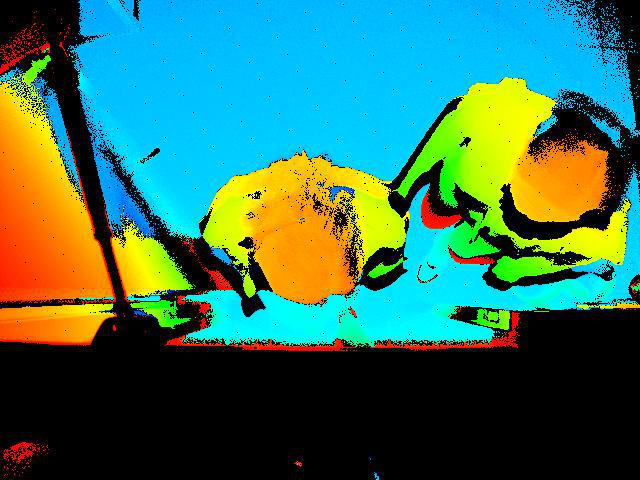
#> input picture all_class/02. Multiple OUT/LUCID_HLS003S-001_204600008__20221019101543196_image443.png, 640 x 480 px; its folder holds only this picture in this run
$ jupyter execute main-MS_realtime.ipynb
#> lines starting #> are read from the running program, lines starting #| are printed output that depends on the picture; after the words box and inside, x2 and y2 are one past the last pixel; in counts of white or black regions, pixels touching at a corner belong together
[cell 1]
import glob
import time
import numpy as np
import cv2 as cv
import copy
from sklearn.cluster import MeanShift

[cell 2]
occupancy_count = 0
object_states = {}

def Tracking(img_address):
#> called with img_address = 'all_class/02. Multiple OUT/*.png'
    global occupancy_count
    global object_states

    img_row_size_org = 670
    img_col_size_org = 480
    img_row_size = 67
    img_col_size = 48
    img_size = img_row_size*img_col_size
    img_min_x = 15; img_max_x = 40
    img_min_y = 0; img_max_y = 50
    bandwidth = 6.5

    last_processed_file_name = None # 마지막으로 처리된 파일 이름을 저장하는 변수 추가

    frames = {}; frames[0] = []
    similar_boxes = []

    while True:
        # 매 루프마다 현재 디렉토리의 모든 파일을 정렬하여 가져옵니다.
        all_files = sorted(glob.glob(img_address))

        # 처리할 새로운 파일 목록을 필터링합니다.
        new_files_to_process = []
        if last_processed_file_name:
            for file in all_files:
                if file > last_processed_file_name:
                    new_files_to_process.append(file)
        else:
            # 첫 실행 시에는 모든 파일을 처리합니다.
            new_files_to_process = all_files

        if new_files_to_process:
            for f in range(len(new_files_to_process)):
                current_file = new_files_to_process[f]

                img_real = []
                img_data = []
                lower_orange = np.array([10, 100, 100])
                upper_orange = np.array([20, 255, 255])

                img_black = cv.imread(current_file, cv.IMREAD_GRAYSCALE)
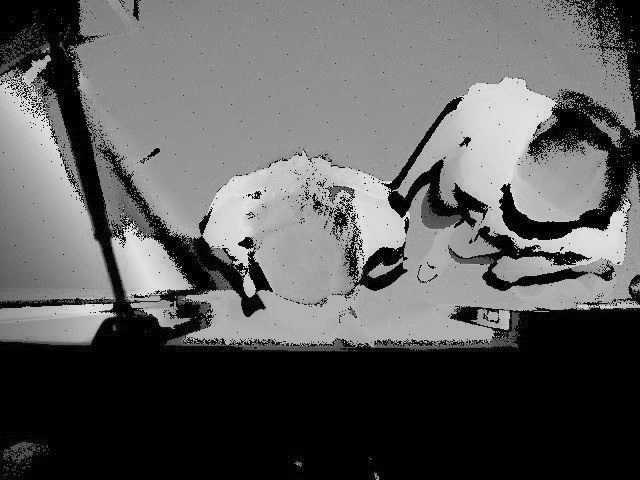
#> img_black: shape (480, 640); min 0, max 250, mean 93
                img_color = cv.imread(current_file, cv.IMREAD_COLOR)
#> img_color is the input picture: shape (480, 640, 3); mean B, G, R 90.8, 113.1, 55.7
                if img_color is None:
                    continue

                img_rgb = cv.resize(cv.cvtColor(img_color, cv.COLOR_BGR2RGB), (img_col_size, img_row_size))[img_min_y:img_max_y,img_min_x:img_max_x,:]
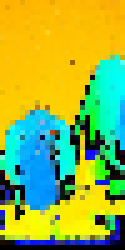
#> img_rgb: shape (50, 25, 3) (shown 5 times larger); mean B, G, R 68.8, 178.9, 146.4
                img_hsv = cv.resize(cv.cvtColor(img_color, cv.COLOR_BGR2HSV), (img_col_size, img_row_size))[img_min_y:img_max_y,img_min_x:img_max_x,:]
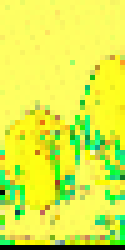
#> img_hsv: shape (50, 25, 3) (shown 5 times larger); mean B, G, R 71.8, 238.4, 219.8
                mask = cv.inRange(img_hsv, lower_orange, upper_orange)
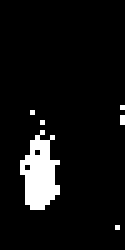
#> mask: shape (50, 25) (shown 5 times larger); 6.9% white; 6 white regions (5 under 20 px), largest, box (x1, y1, x2, y2) and area: (4, 26, 12, 42) 80
                output_image = np.zeros((img_hsv.shape[0], img_hsv.shape[1]), dtype=np.uint8)
                output_image[mask > 0] = 255

                img_real += [cv.resize(cv.cvtColor(img_color, cv.COLOR_BGR2RGB), (img_col_size_org, img_row_size_org))]
                img_data += [output_image]

                # Dotting
                X = []
                for i in range(len(img_data[0])):
                    for j in range(len(img_data[0][0])):
                        for k in range(int((img_data[0][i][j])/250)):
                            X += [[j,i]]

                if len(X)<int(bandwidth):
                    X += [[0,0]]*int(bandwidth)
                X = np.array(X)

                # Mean Shift Clustering
                ms = MeanShift(bandwidth=bandwidth, bin_seeding=True)
                ms.fit(X)

                # Finding the Cluster Centers
                cluster_centers = ms.cluster_centers_
                labels = ms.labels_

                # Finding Outliers
                distances = np.linalg.norm(X - cluster_centers[labels], axis=1)
                threshold_factor = 1.8
                mean_distances = np.array([np.mean(distances[labels == i]) for i in range(len(cluster_centers))])
                thresholds = threshold_factor * mean_distances[labels]
                is_outlier = distances.flatten() > thresholds
                X = X[~is_outlier]
                labels = labels[~is_outlier]

                # Finding the Number of Clusters
                n_clusters_ = len(np.unique(labels))

                # Bounding Boxes
                bounding_boxes = []
                for label in np.unique(labels):
                    cluster_points = X[labels == label]
                    min_x, min_y = cluster_points.min(axis=0)
                    max_x, max_y = cluster_points.max(axis=0)
                    width = max_x - min_x
                    height = max_y - min_y
                    bounding_box_size = (max_x - min_x + 1)*(max_y - min_y + 1)
                    cluster_probabilities = len(cluster_points)/bounding_box_size * len(cluster_points)/len(X)
                    bounding_box = [img_min_x+min_x, img_min_y+min_y, img_min_x+max_x, img_min_y+max_y, np.round(cluster_probabilities,2)]
                    bounding_boxes.append(bounding_box)
                    if cluster_probabilities>=0.1 and len(cluster_points)>10:
                        pass
                frames[f+1] = bounding_boxes

                # Tracking
                current_boxes = frames[f+1]
                previous_boxes = frames.get(f, [])  # frames[f]는 잘못된 인덱스일 수 있음.

                previous_similar_boxes = copy.deepcopy(similar_boxes)
                for i, current_box in enumerate(current_boxes):
                    if len(X)>15 and current_box[3]>=img_max_y-13 and current_box[4]>=0.15:
                        similar_boxes_last = [j[-1] for j in similar_boxes]
                        current_new = 1
                        for j, bbox in enumerate(similar_boxes_last):
                            try:
                                if abs(bbox[0] - current_box[0]) <= 4 or abs(bbox[2] - current_box[2]) <= 4:
                                    similar_boxes[j] += [current_box]
                                    current_new = 0
                            except:
                                current_new = 1
                        if current_new==1:
                            similar_boxes += [[current_box]]

                for i in range(len(previous_similar_boxes)):
                    if previous_similar_boxes[i] == similar_boxes[i]:
                        try:
                            prev_height = similar_boxes[i][-2][3] - similar_boxes[i][-2][1]
                            current_height = similar_boxes[i][-1][3] - similar_boxes[i][-1][1]
                            if current_height >= prev_height:
                                similar_boxes[i] = "IN"
                            elif current_height < prev_height:
                                similar_boxes[i] = "OUT"
                        except:
                            if similar_boxes[i] != "IN" and similar_boxes[i] != "OUT":
                                similar_boxes[i] = "NONE"

                # Counting logic
                for i in range(len(similar_boxes)):
                    current_state = similar_boxes[i]
                    # IN event: check if state changed from something else to 'IN'
                    if current_state == 'IN' and object_states.get(i) != 'IN':
                        occupancy_count += 1
                        object_states[i] = 'IN'
                    # OUT event: check if state changed from something else to 'OUT'
                    elif current_state == 'OUT' and object_states.get(i) != 'OUT':
                        occupancy_count -= 1
                        object_states[i] = 'OUT'
                    # Reset state for objects that are no longer IN/OUT
                    elif current_state == 'NONE' and object_states.get(i) in ['IN', 'OUT']:
                        del object_states[i]
                    # Update the state if it's 'DETECT' to prevent re-counting
                    elif current_state == 'DETECT':
                        object_states[i] = 'DETECT'

                # Print results
                result_text = []
                for i in range(len(similar_boxes)):
                    if similar_boxes[i] == 'IN' or similar_boxes[i] == 'OUT':
                        result_text += [f"Object {i}: {similar_boxes[i]}\n"]
                    elif similar_boxes[i] != 'NONE':
                        result_text += [f"Object {i}: DETECT\n"]
                result_texts = "\n".join(result_text)
                #print(f"--- Frame {f+1} Results ---")
                #print(result_texts)
                print(f"Occupancy Count: {occupancy_count}")

        if new_files_to_process:
            last_processed_file_name = new_files_to_process[-1]

        time.sleep(1)
